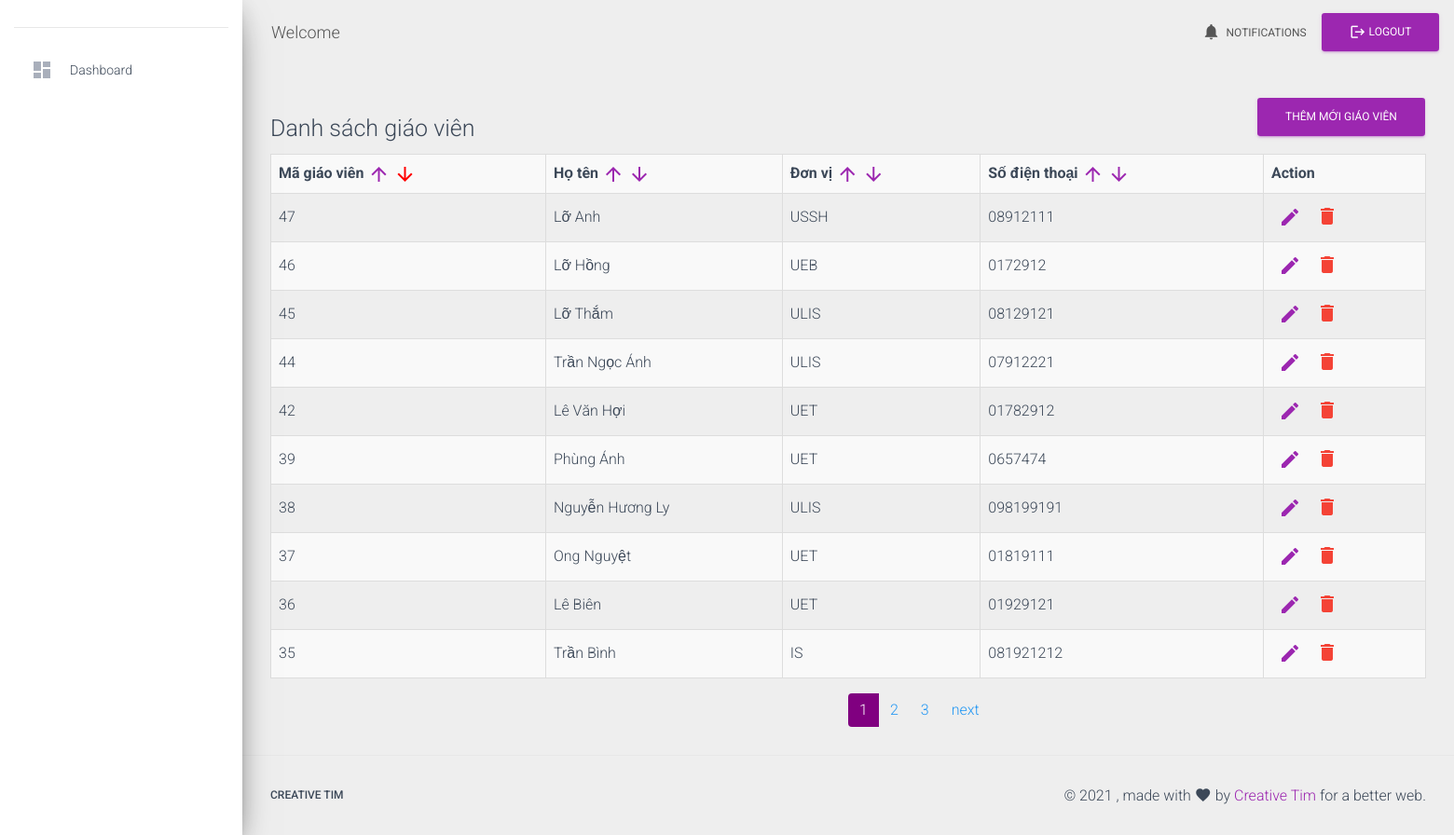
/manageTeacher.php?type=view&page=1&order=id&direction=DESC, run on the app's committed database.
### tables this page shows
CREATE TABLE `teachers` (
  `id` int(11) NOT NULL,
  `fullName` varchar(50) NOT NULL,
  `unit` varchar(50) NOT NULL,
  `contactNumber` varchar(11) NOT NULL
);

### module/teacher/queryOnTeacher.php (called while the page is built, shortened)
<?php
require_once './connection.php';
require_once 'function/functions.php';
require_once './models/Teacher.php';
require_once './models/User.php';
$teacherModel = new Teacher('');
if (isset($_GET["type"])) {
    $type = $_GET["type"];
    if ($type == 'view') {
        if (isset($_GET['page'])) {
            $page = $_GET['page'];
        }
        if (isset($_GET['order'])) {
            $orderBy = $_GET['order'];
            $direction = $_GET['direction'];
            $teachersData = $teacherModel->filter("$orderBy","$direction",  -1, "$page");
            $teachersData = $teacherModel->filter("$orderBy","$direction",  LIMIT, "$page");
        }
        $teachers = getTeacherList($teachersData);
    }
}
function getTeacherList($data)
{
    $teachers = array();
    while ($teacher = $data->fetch_assoc()) {
        $teachers[] = [
            'id' => $teacher['id'],
            'fullName' => $teacher['fullName'],
            'unit' => $teacher['unit'],
            'contactNumber' => $teacher['contactNumber']
        ];
    }
    return $teachers;
}

### models/BaseModel.php (called while the page is built, shortened)
<?php
abstract class BaseModel
{
    protected $conn;
    protected $table = 'table';
    public function filter($column, $direction = 'DESC', $limit = 10, $page = 1, $table="")
    {
        $condition = '1';
        if ($limit != -1)
        {
            $condition .= ' ORDER BY ' . $column . ' ' . $direction . ' LIMIT ' . ($limit * ($page - 1)) . ', ' . $limit;
        } else {
            $condition .= ' ORDER BY ' . $column . ' ' . $direction;
        }
        if ($table == "" )
        {
            $sqlSelect = "SELECT * FROM {$this->table} WHERE $condition";
        }
        else
        {
            $sqlSelect = "$table";
            if ($limit != -1) {
                $sqlSelect .= " LIMIT " . ($limit * ($page - 1)) . ', ' . $limit;
            }
        }
        return $this->conn->query($sqlSelect);
    }
}

### models/Teacher.php (called while the page is built, shortened)
<?php
require_once "BaseModel.php";
class Teacher extends BaseModel
{
    public function __construct($id)
    {
        global $conn;
        $this->conn = $conn;
    }
}

### module/teacher/view.php (the view, shortened to what this page needs)
<div class='row'>
    	<div class='col-md-6'>
    		<h3>Danh sách giáo viên</h3>
    	</div>
    	<div class='col-md-6 text-right'>
    		<a href='manageTeacher.php?type=add'>
    			<button class='btn btn-primary' type='button'>Thêm mới giáo viên</button>
    		</a>
    	</div>
    </div>
<?php
    if (count($teachers) <= 0) {
        echo "0 results";
    } else {
  ?>
    <table style='width: 100%'
    	class='table table-striped table-bordered table-hover'>
	<tr>
		<th>Mã giáo viên
            <a href="manageTeacher.php?type=view&page=1&order=id&direction=ASC"
               class="<?= (checkStatusOrder('id', 'ASC')) ? 'activeDir' : '' ?>">
                <i class="material-icons">arrow_upward</i>
            </a>
            <a href="manageTeacher.php?type=view&page=1&order=id&direction=DESC"
               class="<?= (checkStatusOrder('id', 'DESC')) ? 'activeDir' : '' ?>">
                <i class="material-icons">arrow_downward</i>
            </a>
        </th>
		<th>Họ tên
            <a href="manageTeacher.php?type=view&page=1&order=fullName&direction=ASC"
               class="<?= (checkStatusOrder('fullName', 'ASC')) ? 'activeDir' : '' ?>">
                <i class="material-icons">arrow_upward</i>
            </a>
            <a href="manageTeacher.php?type=view&page=1&order=fullName&direction=DESC"
               class="<?= (checkStatusOrder('fullName', 'DESC')) ? 'activeDir' : '' ?>">
                <i class="material-icons">arrow_downward</i>
            </a>
        </th>
		<th>Đơn vị
            <a href="manageTeacher.php?type=view&page=1&order=unit&direction=ASC"
               class="<?= (checkStatusOrder('unit', 'ASC')) ? 'activeDir' : '' ?>">
                <i class="material-icons">arrow_upward</i>
            </a>
            <a href="manageTeacher.php?type=view&page=1&order=unit&direction=DESC"
               class="<?= (checkStatusOrder('unit', 'DESC')) ? 'activeDir' : '' ?>">
                <i class="material-icons">arrow_downward</i>
            </a>
        </th>
		<th>Số điện thoại
            <a href="manageTeacher.php?type=view&page=1&order=contactNumber&direction=ASC"
               class="<?= (checkStatusOrder('contactNumber', 'ASC')) ? 'activeDir' : '' ?>">
                <i class="material-icons">arrow_upward</i>
            </a>
            <a href="manageTeacher.php?type=view&page=1&order=contactNumber&direction=DESC"
               class="<?= (checkStatusOrder('contactNumber', 'DESC')) ? 'activeDir' : '' ?>">
                <i class="material-icons">arrow_downward</i>
            </a>
        </th>
		<th>Action</th>
	</tr>
    <?php
        foreach ($teachers as $row) {
            $query = getActionForm('manageTeacher.php', $row['id']);
            echo "<tr>
                        <td>$row[id]</td>
                        <td>$row[fullName]</td>
                        <td>$row[unit]</td>
                        <td>$row[contactNumber]</td>
                        <td>$query</td>
                </tr>";
        }
        ?>
    </table>
<?php  }
$selectTeachers = selectElementFrom("teacherSelectedList", "*", "1");
$total_pages = ceil($selectTeachers->num_rows/ LIMIT);
$pagLink = "<ul class='pagination'>";
$page = isset($_GET['page']) ? $_GET['page'] : 0;
for ($i=1; $i<=$total_pages; $i++) {
    $pagLink .= "<li class='page-item'>";
    $toLink = "manageTeacher.php?type=view";
    if (isset($_GET['page']) && $_GET['page'] == $i) {
        $toLink .= "&page=$i";
        if (isset($_GET['order'])) {
            $toLink .= "&order=$_GET[order]&direction=$_GET[direction]";
        }
        $pagLink .= "<a class='page-link active' href='$toLink'>" . $i . "</a>";
    } else {
        $toLink .= "&page=$i";
        if (isset($_GET['order'])) {
            $toLink .= "&order=$_GET[order]&direction=$_GET[direction]";
        }
        $pagLink .= "<a class='page-link' href='$toLink'>" . $i . "</a>";
    }
    $pagLink .= "</li>";
}
    if ($page < $total_pages) {
        $pagLink .= "<li class='page-item'>
        <a class='page-link'
                href='manageTeacher.php?type=view&direction=$_GET[direction]&order=$_GET[order]&page=" . ($page + 1) . "'>" . 'next' . "
        </a>
    </li>";
    }
echo $pagLink . "</ul>";

### function/functions.php (shortened to what this page needs)
<?php
function getActionForm($originLink, $id, $edit = true, $delete = true, $deletedElement = "", $regis = false, $addCourse = false, $studentId = "", $combine = "")
{
    $res = "<ul style='display: flex'>";
    if ($edit) {
        $res .= "
                <li class='item'>
                <a class='nav-link' href='$originLink?type=edit&for=$id'>
                <i class='material-icons'>edit</i>
                </a></li>";
    }
    if ($delete) {
        if ($deletedElement == '') {
            $url = "$originLink?type=delete&for=$id";
        } else if ($deletedElement != '') {
            $url = "$originLink?type=delete&for=$id&ele=$deletedElement";
        }
        $res .= '<li class="item" onClick="confirmDelete(\'' . $url . '\')" id="delete_item">
                <i class="material-icons text-danger" style="cursor: pointer; padding: 0.25rem 0.5rem">delete</i>
                </li>';
    }
    $res .= "</ul>";
    return $res;
}
function selectElementFrom($table, $element = '*', $condition = "1", $limit = "")
{
    global $conn;
    $sqlSelect = "SELECT $element FROM $table WHERE $condition $limit";
    $query = $conn->query($sqlSelect);
    return $query;
}
        ?>
        <?php
function checkStatusOrder($order, $direction)
{
    if (isset($_GET['order']) && $_GET['order'] == $order &&
        isset($_GET['direction']) && $_GET['direction'] == $direction) {
        return true;
    }
    return false;
}
?>

### assets/css/styleQueryForm.css (style rules this page uses)
.item { list-style: none; display: inline-block; }
.item a.nav-link { padding: 0.25rem 0.5rem !important; }
.activeDir { color: red !important; }
.pagination { position: relative; left: 50%; top: 50%; }
.page-link.active { color: white; background: purple; }

### data on the page
teachers: id "47", fullName "Lỡ Anh", unit "USSH", contactNumber "08912111"
teachers: id "46", fullName "Lỡ Hồng", unit "UEB", contactNumber "0172912"
teachers: id "45", fullName "Lỡ Thắm", unit "ULIS", contactNumber "08129121"
teachers: id "44", fullName "Trần Ngọc Ánh", unit "ULIS", contactNumber "07912221"
teachers: id "42", fullName "Lê Văn Hợi", unit "UET", contactNumber "01782912"
teachers: id "39", fullName "Phùng Ánh", unit "UET", contactNumber "0657474"
teachers: id "38", fullName "Nguyễn Hương Ly", unit "ULIS", contactNumber "098199191"
teachers: id "37", fullName "Ong Nguyệt", unit "UET", contactNumber "01819111"
teachers: id "36", fullName "Lê Biên", unit "UET", contactNumber "01929121"
teachers: id "35", fullName "Trần Bình", unit "IS", contactNumber "081921212"
